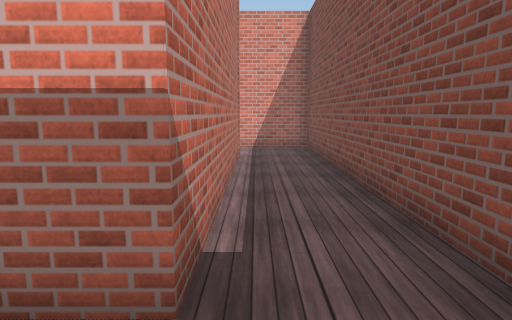
view 1 (above)

12 first-person views from a walk through a scene from a Unity 3-D project. The camera is 1.3 m above the floor, tilts 8° down and sees 75° across. The floor is counted in squares, 1 m on a side. Each view is taken from the middle of a square. On the plan, view 1 faces up. The plan holds only what a view shows up to about 14 squares ahead; the rest is blank. The place goes on beyond the plan. The player is left out. Surface patterns are stand-ins for the level's own textures.

view 2
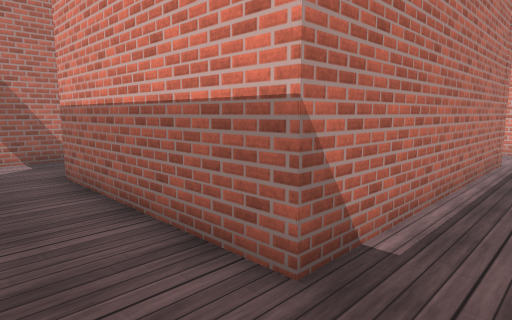

view 3
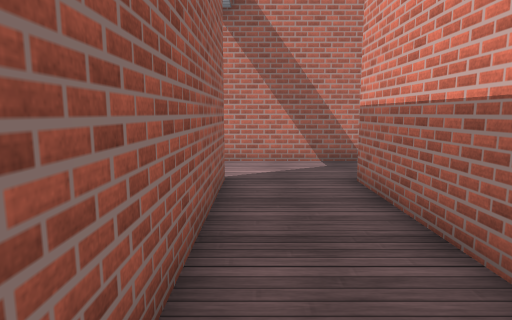

view 4
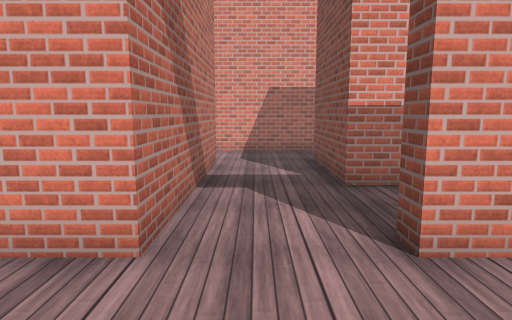

view 5
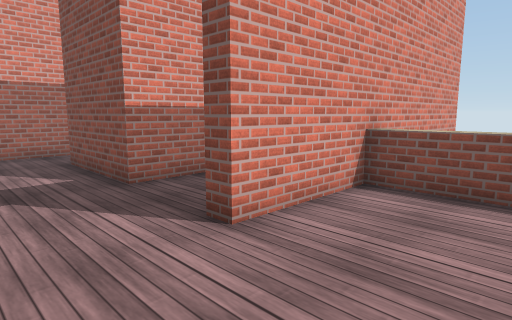

view 6
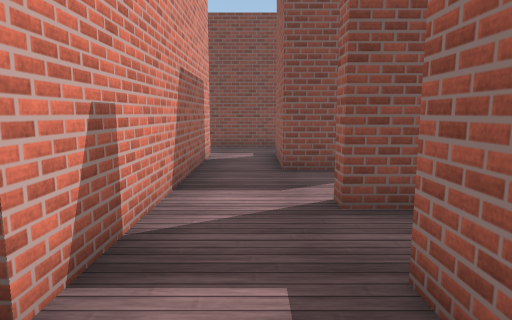

view 7
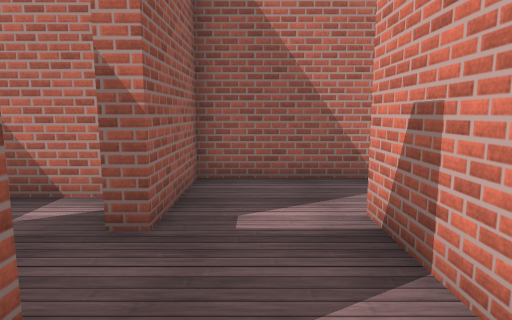

view 8
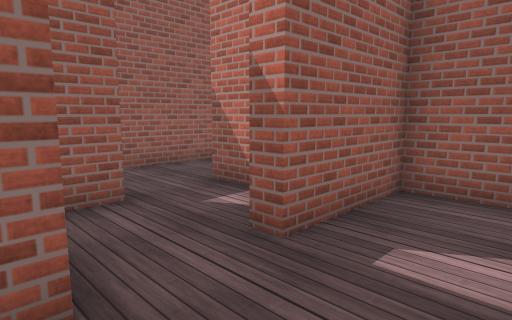

view 9
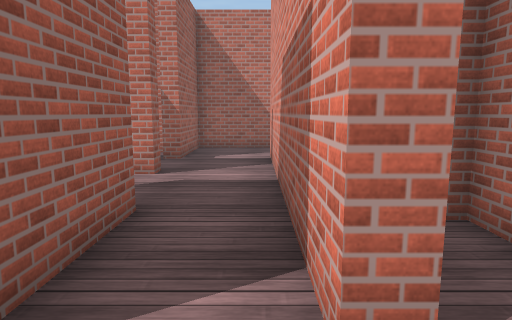

view 10
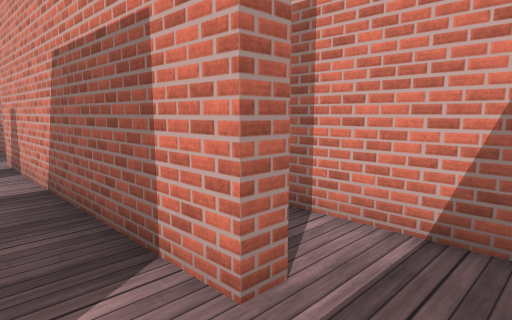

view 11
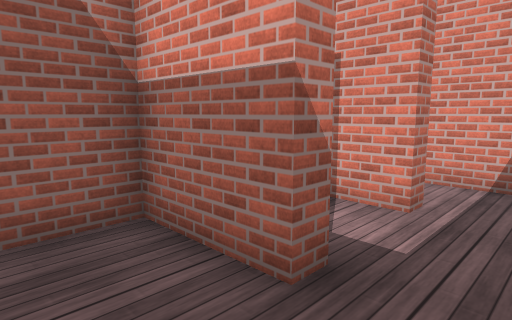

view 12
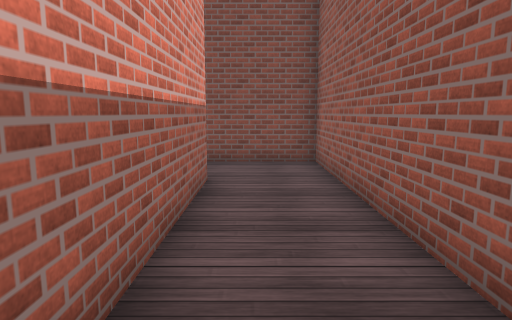

### Floor plan
Ten units are one square. View 1 is at (0, 0); x grows to the right and y downward. Boxes are objects, and circles mark ways between rooms. Rooms are numbered by the first view taken in them; rooms with no view inside come last. Other rooms are left out.
<svg viewBox="-151 -133 181 228">
<path fill="none" stroke="#000" d="M-36 -80 -36 -74 -122 -74M-10 -51 -10 -79M-5 -101 -5 -20 -64 -20 -64 -54 -36 -54 -36 -49M-96 -38 -96 -48 -91 -48 -91 11M-66 6 20 6 20 -128 -9 -128M-64 11 -64 5M-111 -21 -101 -21M-126 -48 -116 -48 -116 -42M-131 -40 -131 -16M-91 11 -104 11M25 11 -66 11M-33 34 -33 11M-146 -84 -146 -48 -126 -48M-36 -49 -59 -49 -59 -34M-24 -96 -60 -96"/>
<circle cx="-75" cy="10" r="3" fill="#2a7"/>
<circle cx="-120" cy="-65" r="3" fill="#2a7"/>
<circle cx="-25" cy="-50" r="3" fill="#2a7"/>
<circle cx="-25" cy="-80" r="3" fill="#2a7"/>
<text x="-40" y="-60">1</text>
<text x="-70" y="90">2</text>
<text x="-140" y="-80">3</text>
<text x="-40" y="-40">4</text>
<text x="-40" y="-90">5</text>
</svg>
Room 1 opens to room 2. Room 1 opens to room 3. Room 1 opens to room 4. Room 1 opens to room 5.

Where each view was taken, in squares from view 1:
view 1: 0 up, 0 right, facing up
view 2: 0 up, 1 right, facing up-left
view 3: 0 up, 0 right, facing left
view 4: 4 down, 8 left, facing up
view 5: 4 down, 9 left, facing up-right
view 6: 6 up, 14 left, facing right
view 7: 6 up, 8 left, facing left
view 8: 7 up, 9 left, facing down-left
view 9: 7 up, 2 left, facing left
view 10: 6 up, 2 left, facing up-left
view 11: 3 up, 2 left, facing up-left
view 12: 1 up, 7 left, facing right
